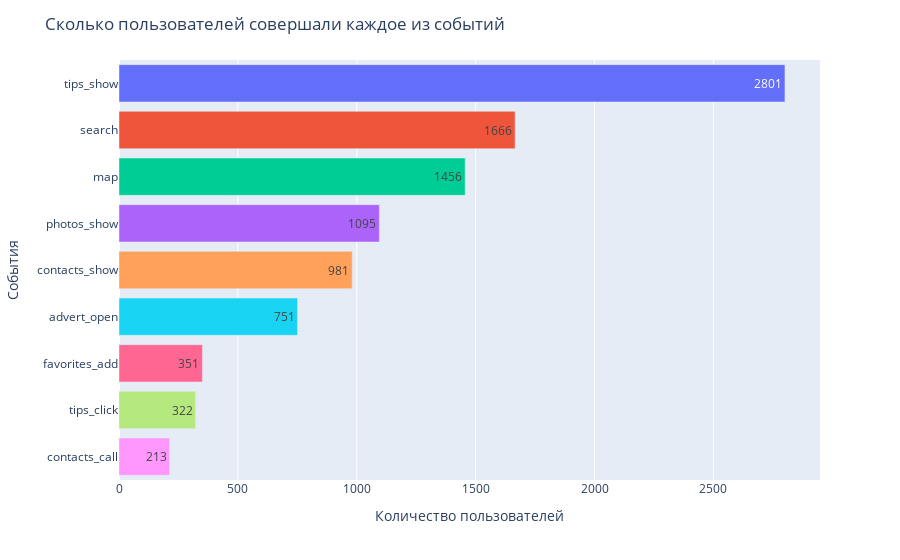

Source (notebook cell):
### Code cell
fig = px.bar(users_events, y="event_name", x="count_users", text='count_users', color = 'event_name')

fig.update_layout(title="Сколько пользователей совершали каждое из событий",
                   xaxis_title='Количество пользователей',
                   yaxis_title='События',
                   yaxis={'categoryorder':'total ascending'},
                   legend_title="Категория")
fig.update_layout(showlegend=False)
fig.show()

### Figure 1 — Plotly figure (JSON) as saved in the notebook; plotly's stock layout.template omitted (floating-point values rounded to 4 significant figures)
{"data": [{"alignmentgroup": "True", "hovertemplate": "event_name=%{y}<br>count_users=%{text}<extra></extra>", "legendgroup": "tips_show", "marker": {"color": "#636efa", "pattern": {"shape": ""}}, "name": "tips_show", "offsetgroup": "tips_show", "orientation": "h", "showlegend": true, "text": [2801], "textposition": "auto", "type": "bar", "x": [2801], "xaxis": "x", "y": ["tips_show"], "yaxis": "y"}, {"alignmentgroup": "True", "hovertemplate": "event_name=%{y}<br>count_users=%{text}<extra></extra>", "legendgroup": "search", "marker": {"color": "#EF553B", "pattern": {"shape": ""}}, "name": "search", "offsetgroup": "search", "orientation": "h", "showlegend": true, "text": [1666], "textposition": "auto", "type": "bar", "x": [1666], "xaxis": "x", "y": ["search"], "yaxis": "y"}, {"alignmentgroup": "True", "hovertemplate": "event_name=%{y}<br>count_users=%{text}<extra></extra>", "legendgroup": "map", "marker": {"color": "#00cc96", "pattern": {"shape": ""}}, "name": "map", "offsetgroup": "map", "orientation": "h", "showlegend": true, "text": [1456], "textposition": "auto", "type": "bar", "x": [1456], "xaxis": "x", "y": ["map"], "yaxis": "y"}, {"alignmentgroup": "True", "hovertemplate": "event_name=%{y}<br>count_users=%{text}<extra></extra>", "legendgroup": "photos_show", "marker": {"color": "#ab63fa", "pattern": {"shape": ""}}, "name": "photos_show", "offsetgroup": "photos_show", "orientation": "h", "showlegend": true, "text": [1095], "textposition": "auto", "type": "bar", "x": [1095], "xaxis": "x", "y": ["photos_show"], "yaxis": "y"}, {"alignmentgroup": "True", "hovertemplate": "event_name=%{y}<br>count_users=%{text}<extra></extra>", "legendgroup": "contacts_show", "marker": {"color": "#FFA15A", "pattern": {"shape": ""}}, "name": "contacts_show", "offsetgroup": "contacts_show", "orientation": "h", "showlegend": true, "text": [981], "textposition": "auto", "type": "bar", "x": [981], "xaxis": "x", "y": ["contacts_show"], "yaxis": "y"}, {"alignmentgroup": "True", "hovertemplate": "event_name=%{y}<br>count_users=%{text}<extra></extra>", "legendgroup": "advert_open", "marker": {"color": "#19d3f3", "pattern": {"shape": ""}}, "name": "advert_open", "offsetgroup": "advert_open", "orientation": "h", "showlegend": true, "text": [751], "textposition": "auto", "type": "bar", "x": [751], "xaxis": "x", "y": ["advert_open"], "yaxis": "y"}, {"alignmentgroup": "True", "hovertemplate": "event_name=%{y}<br>count_users=%{text}<extra></extra>", "legendgroup": "favorites_add", "marker": {"color": "#FF6692", "pattern": {"shape": ""}}, "name": "favorites_add", "offsetgroup": "favorites_add", "orientation": "h", "showlegend": true, "text": [351], "textposition": "auto", "type": "bar", "x": [351], "xaxis": "x", "y": ["favorites_add"], "yaxis": "y"}, {"alignmentgroup": "True", "hovertemplate": "event_name=%{y}<br>count_users=%{text}<extra></extra>", "legendgroup": "tips_click", "marker": {"color": "#B6E880", "pattern": {"shape": ""}}, "name": "tips_click", "offsetgroup": "tips_click", "orientation": "h", "showlegend": true, "text": [322], "textposition": "auto", "type": "bar", "x": [322], "xaxis": "x", "y": ["tips_click"], "yaxis": "y"}, {"alignmentgroup": "True", "hovertemplate": "event_name=%{y}<br>count_users=%{text}<extra></extra>", "legendgroup": "contacts_call", "marker": {"color": "#FF97FF", "pattern": {"shape": ""}}, "name": "contacts_call", "offsetgroup": "contacts_call", "orientation": "h", "showlegend": true, "text": [213], "textposition": "auto", "type": "bar", "x": [213], "xaxis": "x", "y": ["contacts_call"], "yaxis": "y"}], "layout": {"barmode": "relative", "legend": {"title": {"text": "Категория"}, "tracegroupgap": 0}, "margin": {"t": 60}, "showlegend": false, "title": {"text": "Сколько пользователей совершали каждое из событий"}, "xaxis": {"anchor": "y", "domain": [0, 1], "title": {"text": "Количество пользователей"}}, "yaxis": {"anchor": "x", "categoryarray": ["contacts_call", "tips_click", "favorites_add", "advert_open", "contacts_show", "photos_show", "map", "search", "tips_show"], "categoryorder": "total ascending", "domain": [0, 1], "title": {"text": "События"}}}}
